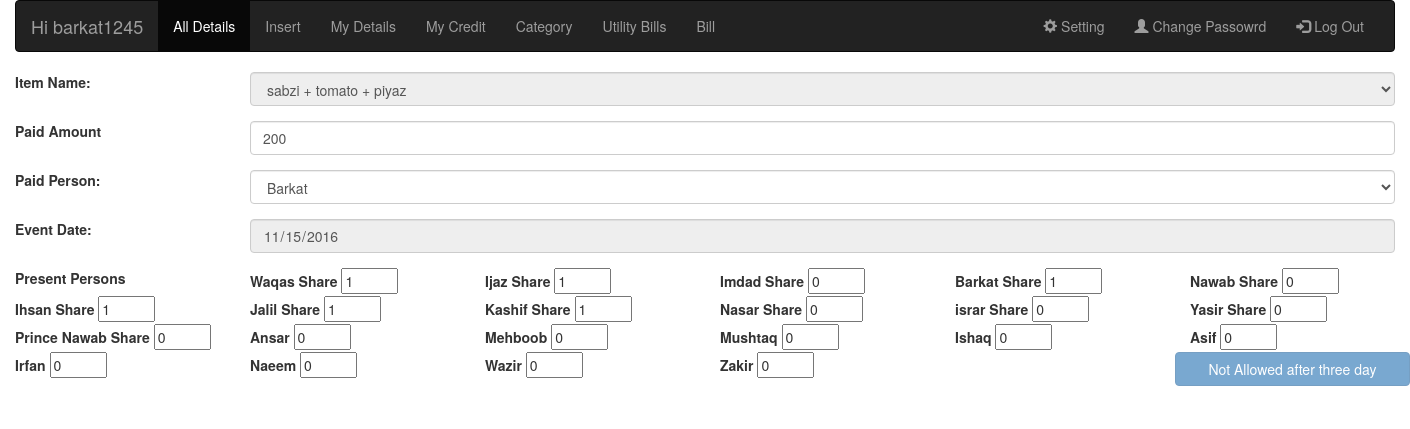
Page /edit.php?id=1061 (signed in) on the committed database.
### tables this page shows
CREATE TABLE IF NOT EXISTS `bills` (
  `no` int(11) NOT NULL AUTO_INCREMENT,
  `eventdate` date NOT NULL,
  `item_name` varchar(50) NOT NULL,
  `paid_person` varchar(6) NOT NULL,
  `paid_amount` int(11) NOT NULL,
  `wsk_share` int(2) NOT NULL,
  `imd_share` int(2) NOT NULL,
  `brk_share` int(2) NOT NULL,
  `ijz_share` int(2) NOT NULL,
  `nwb_share` int(2) NOT NULL,
  `isn_share` int(2) NOT NULL,
  `jal_share` int(2) NOT NULL,
  `kas_share` int(2) NOT NULL,
  `nsr_share` int(2) NOT NULL,
  `isr_share` int(2) NOT NULL,
  `yas_share` int(2) NOT NULL,
  `nwbc_share` int(2) NOT NULL DEFAULT '0',
  `create_at` timestamp NOT NULL DEFAULT CURRENT_TIMESTAMP,
  `status` tinyint(4) NOT NULL DEFAULT '1',
  `actor` varchar(30) NOT NULL,
  `mhb_share` int(2) NOT NULL,
  `mus_share` int(2) NOT NULL,
  `isq_share` int(2) NOT NULL,
  `asf_share` int(2) NOT NULL DEFAULT '0',
  `ans_share` int(2) NOT NULL,
  `wzr_share` int(2) NOT NULL DEFAULT '0',
  `nae_share` int(2) NOT NULL DEFAULT '0',
  `irf_share` int(2) NOT NULL,
  `zkr_share` int(2) NOT NULL DEFAULT '0',
  PRIMARY KEY (`no`),
  UNIQUE KEY `eventdate` (`eventdate`,`item_name`,`paid_person`,`paid_amount`)
);

### sandbox/functions.php (the view, shortened to what this page needs)
<?php
function get_item($con,$select=""){
	 $q="SELECT item_name from items order by item_name ASC";
	$exe=mysqli_query($con,$q);
	while($exer=mysqli_fetch_assoc($exe)){
	echo	$item=$exer['item_name'];
		$s="";
		if($select==$item)
		{$s="Selected";}
echo "<option $s value='$item'>$item</option>";
		}
	}
function date_difference($eventdate,$actor){
 if($actor=="admin"){
	 return 0;
 }
	else {
		$now = time();
		$your_date = strtotime($eventdate);
		$datediff = $now - $your_date;
		$val = floor($datediff / (60 * 60 * 24));
		return $val;
	}
}
?>

### edit.php (shortened to what this page needs)
<?php require_once('template/head.php');?>
</head>
<body>
<div class="container-fluid">
     <?php require_once('template/nav.php');?>
<?php
if(isset($_GET['id'])){
$id=$_GET['id'];
 $q="SELECT * FROM bills WHERE no='$id'";
$exe=mysqli_query($con,$q);
$exer=mysqli_fetch_assoc($exe);
 $eventdate=$exer['eventdate'];
 $_create=$exer['create_at'];
 $itemname=$exer['item_name'];
 $paid_person=$exer['paid_person'];
 $paid_amount=$exer['paid_amount'];
 $wsk=$exer['wsk_share'];
 $ijz=$exer['ijz_share'];
 $imd=$exer['imd_share'];
 $brk=$exer['brk_share'];
 $nwb=$exer['nwb_share'];
 $isn=$exer['isn_share'];
 $jal=$exer['jal_share'];
 $kas=$exer['kas_share'];
 $nsr=$exer['nsr_share'];
 $isr=$exer['isr_share'];
 $yas=$exer['yas_share'];
 $nwbc=$exer['nwbc_share'];
 $ans=$exer['ans_share'];
 $mhb=$exer['mhb_share'];
  $mus=$exer['mus_share'];
  $isq=$exer['isq_share'];
	$asf=$exer['asf_share'];
	$irf=$exer['irf_share'];
	$nae=$exer['nae_share'];
  $wzr=$exer['wzr_share'];
   $zkr=$exer['zkr_share'];
$d=date_difference($_create,$actor);
if($d>3){
$c="disabled";
$act="Not Allowed after three day";
}
else{
$c="";
$act="Update";
}
}
?>
<form name="billinst" onsubmit="return validate()" method="post" action="update.php">
    <div class="form-group row">
    <label for="selectitem" class="col-sm-2 form-conrol-label">Item Name:</label>
    <div class="col-sm-10">
   <select class="form-control" id="selectitem" <?php if($actor !='admin'){echo 'readonly';} ?> name="item" onChange="remove_border('selectitem')" >
      <?php
      get_item($con,$itemname);
       ?>
    </select>
    </div>
 </div>
  <div class="form-group row">
    <label for="amount" class="col-sm-2 form-conrol-label">Paid Amount</label>
    <div class="col-sm-10">
    <input type="text" class="form-control" id="amount" class="col-sm-10" name="amount" value="<?php echo $paid_amount; ?>" required>
    </div>
 </div>
  <div class="form-group row">
    <label for="selectperson" class="col-sm-2 form-conrol-label">Paid Person:</label>
    <div class="col-sm-10">
   <select class="form-control" name="paid_person" id="selectperson" onChange="remove_border('selectperson')">
      <option value="barkat" <?php if($paid_person=="barkat"){echo "selected";} ?> >Barkat</option>
    </select>
    </div>
 </div>
  <div class="form-group row">
    <label for="item" class="col-sm-2 form-conrol-label">Event Date:</label>
    <div class="col-sm-10">
    <input type="date" class="form-control" id="datePicker" <?php if($actor !='admin'){echo 'readonly';} ?>  value="<?php echo $eventdate ?>" class="col-sm-10" name="event_date"  required>
    </div>
 </div>
    <div class="form-group row">
        <label class="col-sm-2">Present Persons</label>
        <div class="col-sm-2">
            <div class="">
                <label>Waqas Share </label>
                <input type="number" name="waqas" min="0" max="30" value="<?php echo $wsk ?>" required>
            </div>
        </div>
        <div class="col-sm-2">
            <div class="">
                <label>Ijaz Share </label>
                 <input type="number" name="ijaz" min="0" max="30" value="<?php echo $ijz ?>" required>
            </div>
        </div>
        <div class="col-sm-2">
            <div class="">
                <label>Imdad Share  </label>
                 <input type="number" name="imdad" min="0" max="30" value="<?php echo $imd ?>" required>
            </div>
        </div>
        <div class="col-sm-2">
            <div class="" name="barkat">
                <label>Barkat Share</label>
                  <input type="number" name="barkat" min="0" max="30" value="<?php echo $brk ?>"required>
            </div>
        </div>
        <div class="col-sm-2">
        <div class="" name="nawab">
                <label>Nawab Share</label>
                  <input type="number" name="nawab" min="0" max="30" value="<?php echo $nwb ?>"required>
            </div>
        </div>
          <div class="col-sm-2">
        <div class="" name="ihsan">
                <label>Ihsan Share</label>
                  <input type="number" name="ihsan" min="0" max="30" value="<?php echo $isn ?>"required>
            </div>
        </div>
           <div class="col-sm-2">
        <div class="" name="jalil">
                <label>Jalil Share</label>
                  <input type="number" name="jalil" min="0" max="30" value="<?php echo $jal ?>"required>
            </div>
        </div>
        <div class="col-sm-2">
        <div class="" name="kashif">
                <label>Kashif Share</label>
                  <input type="number" name="kashif" min="0" max="30" value="<?php echo $kas ?>"required>
            </div>
        </div>
        <div class="col-sm-2">
        <div class="" name="nasar">
                <label>Nasar Share</label>
                  <input type="number" name="nasar" min="0" max="30" value="<?php echo $nsr ?>"required>
            </div>
        </div>
		<div class="col-sm-2">
        <div class="" name="israr">
                <label>israr Share</label>
                  <input type="number" name="israr" min="0" max="30" value="<?php echo $isr ?>"required>
            </div>
        </div>
        <div class="col-sm-2">
        <div class="" name="yasir">
                <label>Yasir Share</label>
                  <input type="number" name="yasir" min="0" max="30" value="<?php echo $yas ?>"required>
            </div>
        </div>
		<div class="col-sm-2">
        <div class="" name="nawabc">
                <label> Prince Nawab Share</label>
                  <input type="number" name="nawabc" min="0" max="30" value="<?php echo $nwbc?>"required>
            </div>
        </div>
        <div class="col-sm-2">
        <div class="" name="ansar">
                <label> Ansar</label>
                  <input type="number" name="ansar" min="0" max="30" value="<?php echo $ans?>"required>
            </div>
        </div>
        <div class="col-sm-2">
        <div class="" name="mehboob">
                <label> Mehboob</label>
                  <input type="number" name="mehboob" min="0" max="30" value="<?php echo $mhb?>"required>
            </div>
        </div>
         <div class="col-sm-2">
        <div class="" name="Mushtaq">
                <label> Mushtaq</label>
                  <input type="number" name="mushtaq" min="0" max="30" value="<?php echo $mus?>"required>
            </div>
        </div>
         <div class="col-sm-2">
        <div class="" name="Ishaq">
                <label> Ishaq</label>
                  <input type="number" name="ishaq" min="0" max="30" value="<?php echo $isq?>"required>
            </div>
        </div>
<div class="col-sm-2">
        <div class="" name="Asif">
                <label> Asif</label>
                  <input type="number" name="asif" min="0" max="30" value="<?php echo $asf?>"required>
            </div>
        </div>
        <div class="col-sm-2">
        <div class="" name="Irfan">
                <label> Irfan</label>
                  <input type="number" name="irfan" min="0" max="30" value="<?php echo $irf?>"required>
            </div>
        </div>
<div class="col-sm-2">
        <div class="" name="Naeem">
                <label> Naeem</label>
                  <input type="number" name="naeem" min="0" max="30" value="<?php echo $nae?>"required>
            </div>
        </div>
        <div class="col-sm-2">
        <div class="" name="Wazir">
                <label> Wazir</label>
                  <input type="number" name="wazir" min="0" max="30" value="<?php echo $wzr?>"required>
            </div>
        </div>
		 <div class="col-sm-2">
        <div class="" name="Zakir">
                <label> Zakir</label>
                  <input type="number" name="Zakir" min="0" max="30" value="<?php echo $zkr?>"required>
            </div>
    </div>
    <button type="submit" <?php echo $c;?> class=" btn btn-primary col-sm-2 col-sm-push-2"><?php echo $act; ?></button>
</form>
</div>
     <?php require_once('template/foot.php');
?>

### rows in the picture
bills: amount "200", paid_person "Barkat", waqas "1", ijaz "1", imdad "0", barkat "1", nawab "0", ihsan "1", jalil "1", kashif "1", nasar "0", israr "0", yasir "0", nawabc "0", ansar "0", mehboob "0", mushtaq "0", ishaq "0", asif "0", irfan "0", naeem "0", wazir "0", Zakir "0", create_at "Not Allowed after three day"

### other values in the picture
$actor "barkat1245"
form field item "sabzi + tomato + piyaz"
